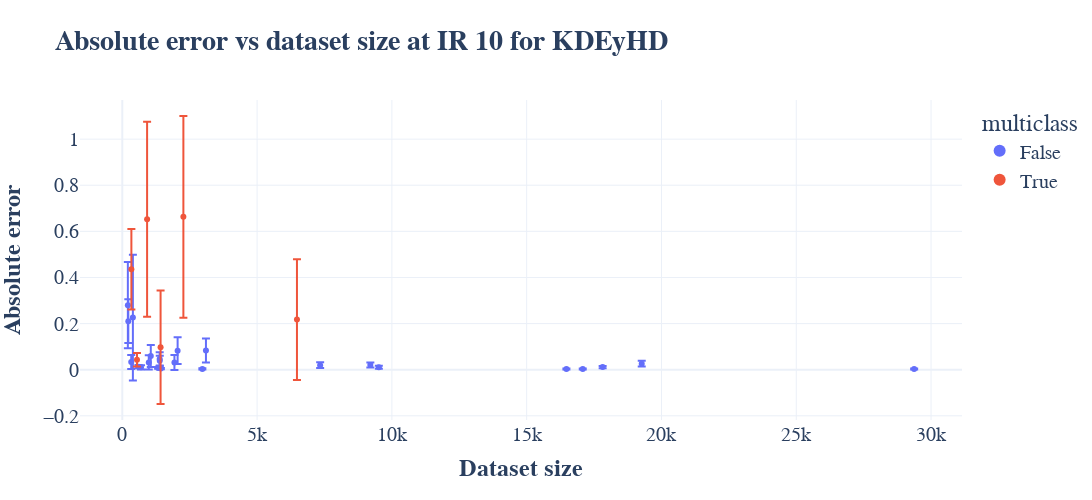

Notebook code cell kept with this figure:
### Code cell
fig_quant = px.scatter(quant_result, x='d_size', y='Mean',
                 title='<b>Absolute error vs dataset size at IR 10 for KDEyHD</b>',
                 labels={'d_size': '<b>Dataset size</b>', 'Mean': '<b>Absolute error</b>'}, log_x=False, error_y='Std', color='multiclass')
fig_quant['layout']['font']['family'] = "NewComputerModern10"
fig_quant.update_layout(font_size=20.0, template='plotly_white', legend_itemsizing='constant', width=1800, height=500)

### Figure 1 — Plotly figure (JSON) as saved in the notebook; plotly's stock layout.template omitted (floating-point values rounded to 4 significant figures)
{"data": [{"error_y": {"array": [0.009298, 0.01107, 0.006447, 0.0049, 0.01252, 0.05222, 0.002421, 0.05833, 0.0127, 0.002103, 0.0021, 0.006985, 0.1872, 0.03059, 0.002926, 0.002935, 0.03116, 0.04797, 0.2723, 0.02999, 0.09495, 0.02131, 0.03301, 0.00395]}, "hovertemplate": "multiclass=False<br><b>Dataset size</b>=%{x}<br><b>Absolute error</b>=%{y}<extra></extra>", "legendgroup": "False", "marker": {"color": "#636efa", "symbol": "circle"}, "mode": "markers", "name": "False", "orientation": "v", "showlegend": true, "type": "scatter", "x": [693, 9201, 9516, 17818, 7339, 3103, 29373, 2052, 19268, 16474, 17080, 599, 206, 331, 2970, 1431, 982, 1057, 393, 1387, 223, 1390, 1934, 1327], "xaxis": "x", "y": [0.01037, 0.02019, 0.01047, 0.01144, 0.01978, 0.08294, 0.003295, 0.08259, 0.02626, 0.003177, 0.003297, 0.01293, 0.2799, 0.03332, 0.003422, 0.004906, 0.03156, 0.05961, 0.2258, 0.04619, 0.2106, 0.03929, 0.03119, 0.00777], "yaxis": "y"}, {"error_y": {"array": [0.02914, 0.1748, 0.4231, 0.4374, 0.2618, 0.2459]}, "hovertemplate": "multiclass=True<br><b>Dataset size</b>=%{x}<br><b>Absolute error</b>=%{y}<extra></extra>", "legendgroup": "True", "marker": {"color": "#EF553B", "symbol": "circle"}, "mode": "markers", "name": "True", "orientation": "v", "showlegend": true, "type": "scatter", "x": [545, 337, 920, 2266, 6479, 1420], "xaxis": "x", "y": [0.04276, 0.4355, 0.6524, 0.6629, 0.2174, 0.09714], "yaxis": "y"}], "layout": {"font": {"family": "NewComputerModern10", "size": 20}, "height": 500, "legend": {"itemsizing": "constant", "title": {"text": "multiclass"}, "tracegroupgap": 0}, "title": {"text": "<b>Absolute error vs dataset size at IR 10 for KDEyHD</b>"}, "width": 1800, "xaxis": {"anchor": "y", "domain": [0, 1], "title": {"text": "<b>Dataset size</b>"}}, "yaxis": {"anchor": "x", "domain": [0, 1], "title": {"text": "<b>Absolute error</b>"}}}}
